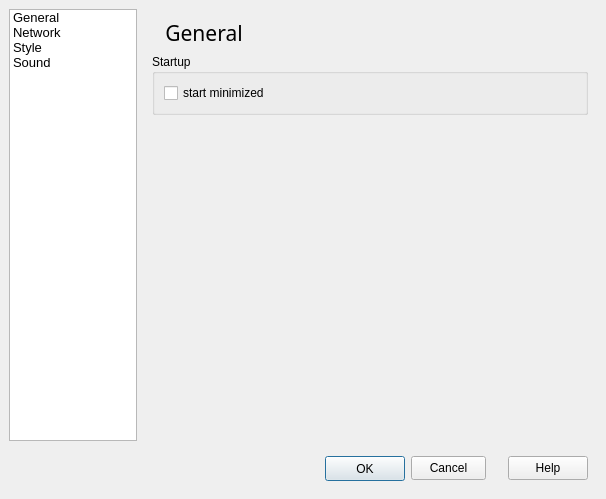
<ui version="4.0" >
 <class>settingsgui</class>
 <widget class="QDialog" name="settingsgui" >
  <property name="geometry" >
   <rect>
    <x>0</x>
    <y>0</y>
    <width>602</width>
    <height>499</height>
   </rect>
  </property>
  <property name="sizePolicy" >
   <sizepolicy vsizetype="Expanding" hsizetype="Expanding" >
    <horstretch>0</horstretch>
    <verstretch>0</verstretch>
   </sizepolicy>
  </property>
  <property name="minimumSize" >
   <size>
    <width>0</width>
    <height>0</height>
   </size>
  </property>
  <property name="maximumSize" >
   <size>
    <width>700</width>
    <height>700</height>
   </size>
  </property>
  <property name="windowTitle" >
   <string>Settings</string>
  </property>
  <property name="windowIcon" >
   <iconset>
    <normaloff>:/icons/settings.png</normaloff>:/icons/settings.png</iconset>
  </property>
  <property name="sizeGripEnabled" >
   <bool>false</bool>
  </property>
  <property name="modal" >
   <bool>true</bool>
  </property>
  <layout class="QGridLayout" name="gridLayout" >
   <property name="margin" >
    <number>0</number>
   </property>
   <item row="0" column="0" >
    <widget class="QFrame" name="middleFrame" >
     <property name="sizePolicy" >
      <sizepolicy vsizetype="Fixed" hsizetype="Fixed" >
       <horstretch>0</horstretch>
       <verstretch>0</verstretch>
      </sizepolicy>
     </property>
     <property name="minimumSize" >
      <size>
       <width>0</width>
       <height>0</height>
      </size>
     </property>
     <property name="maximumSize" >
      <size>
       <width>700</width>
       <height>700</height>
      </size>
     </property>
     <property name="frameShape" >
      <enum>QFrame::NoFrame</enum>
     </property>
     <property name="frameShadow" >
      <enum>QFrame::Plain</enum>
     </property>
     <layout class="QGridLayout" name="gridLayout_3" >
      <item row="0" column="0" >
       <widget class="QListWidget" name="itemListWidget" >
        <property name="sizePolicy" >
         <sizepolicy vsizetype="Fixed" hsizetype="Fixed" >
          <horstretch>0</horstretch>
          <verstretch>0</verstretch>
         </sizepolicy>
        </property>
        <property name="minimumSize" >
         <size>
          <width>0</width>
          <height>300</height>
         </size>
        </property>
        <property name="maximumSize" >
         <size>
          <width>128</width>
          <height>700</height>
         </size>
        </property>
        <property name="font" >
         <font>
          <family>MS Shell Dlg 2</family>
          <pointsize>10</pointsize>
          <weight>50</weight>
          <bold>false</bold>
         </font>
        </property>
        <property name="verticalScrollBarPolicy" >
         <enum>Qt::ScrollBarAlwaysOff</enum>
        </property>
        <property name="horizontalScrollBarPolicy" >
         <enum>Qt::ScrollBarAlwaysOff</enum>
        </property>
        <property name="showDropIndicator" stdset="0" >
         <bool>false</bool>
        </property>
        <property name="iconSize" >
         <size>
          <width>16</width>
          <height>16</height>
         </size>
        </property>
        <property name="flow" >
         <enum>QListView::TopToBottom</enum>
        </property>
        <property name="resizeMode" >
         <enum>QListView::Fixed</enum>
        </property>
        <property name="layoutMode" >
         <enum>QListView::SinglePass</enum>
        </property>
        <property name="spacing" >
         <number>0</number>
        </property>
        <item>
         <property name="text" >
          <string>General</string>
         </property>
         <property name="icon" >
          <iconset resource="images.qrc" >
           <normaloff>:/images/package_system_16.png</normaloff>:/images/package_system_16.png</iconset>
         </property>
        </item>
        <item>
         <property name="text" >
          <string>Network</string>
         </property>
         <property name="icon" >
          <iconset resource="images.qrc" >
           <normaloff>:/images/network_workgroup.png</normaloff>:/images/network_workgroup.png</iconset>
         </property>
        </item>
        <item>
         <property name="text" >
          <string>Style</string>
         </property>
         <property name="icon" >
          <iconset resource="images.qrc" >
           <normaloff>:/images/style_16.png</normaloff>:/images/style_16.png</iconset>
         </property>
        </item>
        <item>
         <property name="text" >
          <string>Sound</string>
         </property>
         <property name="icon" >
          <iconset resource="images.qrc" >
           <normaloff>:/images/speaker_16.png</normaloff>:/images/speaker_16.png</iconset>
         </property>
        </item>
       </widget>
      </item>
      <item row="0" column="1" >
       <widget class="QStackedWidget" name="stackedWidget" >
        <property name="currentIndex" >
         <number>0</number>
        </property>
        <widget class="QWidget" name="basic_page" >
         <layout class="QGridLayout" name="gridLayout_9" >
          <item row="0" column="0" >
           <layout class="QGridLayout" >
            <property name="margin" >
             <number>0</number>
            </property>
            <property name="spacing" >
             <number>6</number>
            </property>
            <item row="0" column="1" >
             <widget class="QLabel" name="basicLabel" >
              <property name="sizePolicy" >
               <sizepolicy vsizetype="Fixed" hsizetype="Fixed" >
                <horstretch>0</horstretch>
                <verstretch>0</verstretch>
               </sizepolicy>
              </property>
              <property name="minimumSize" >
               <size>
                <width>0</width>
                <height>30</height>
               </size>
              </property>
              <property name="font" >
               <font>
                <family>Sans Serif</family>
                <pointsize>16</pointsize>
                <weight>75</weight>
                <italic>true</italic>
                <bold>true</bold>
                <underline>true</underline>
                <strikeout>false</strikeout>
               </font>
              </property>
              <property name="text" >
               <string>&lt;html>&lt;head>&lt;meta name="qrichtext" content="1" />&lt;style type="text/css">
p, li { white-space: pre-wrap; }
&lt;/style>&lt;/head>&lt;body style=" font-family:'Sans Serif'; font-size:16pt; font-weight:600; font-style:italic; text-decoration: underline;">
&lt;p style=" -qt-block-indent:0; text-indent:0px;">&lt;span style=" font-weight:400; font-style:normal; text-decoration:none;">General&lt;/span>&lt;/p>&lt;/body>&lt;/html></string>
              </property>
              <property name="alignment" >
               <set>Qt::AlignCenter</set>
              </property>
             </widget>
            </item>
            <item row="0" column="0" >
             <widget class="QLabel" name="basiciconlabel" >
              <property name="text" >
               <string/>
              </property>
              <property name="pixmap" >
               <pixmap resource="images.qrc" >:/images/package_system_32.png</pixmap>
              </property>
              <property name="alignment" >
               <set>Qt::AlignCenter</set>
              </property>
             </widget>
            </item>
           </layout>
          </item>
          <item row="0" column="1" >
           <spacer name="horizontalSpacer_4" >
            <property name="orientation" >
             <enum>Qt::Horizontal</enum>
            </property>
            <property name="sizeHint" stdset="0" >
             <size>
              <width>309</width>
              <height>20</height>
             </size>
            </property>
           </spacer>
          </item>
          <item row="1" column="0" colspan="2" >
           <widget class="QGroupBox" name="groupBox" >
            <property name="title" >
             <string>Startup</string>
            </property>
            <layout class="QGridLayout" name="gridLayout_8" >
             <item row="0" column="0" >
              <widget class="QCheckBox" name="checkStartMinimized" >
               <property name="text" >
                <string>start minimized</string>
               </property>
              </widget>
             </item>
            </layout>
           </widget>
          </item>
          <item row="2" column="0" colspan="2" >
           <spacer name="verticalSpacer" >
            <property name="orientation" >
             <enum>Qt::Vertical</enum>
            </property>
            <property name="sizeHint" stdset="0" >
             <size>
              <width>378</width>
              <height>311</height>
             </size>
            </property>
           </spacer>
          </item>
         </layout>
        </widget>
        <widget class="QWidget" name="network_Page" >
         <widget class="QWidget" name="layoutWidget" >
          <property name="geometry" >
           <rect>
            <x>10</x>
            <y>0</y>
            <width>118</width>
            <height>34</height>
           </rect>
          </property>
          <layout class="QGridLayout" >
           <property name="margin" >
            <number>0</number>
           </property>
           <property name="spacing" >
            <number>6</number>
           </property>
           <item row="0" column="0" >
            <widget class="QLabel" name="networkiconlabel" >
             <property name="maximumSize" >
              <size>
               <width>32</width>
               <height>32</height>
              </size>
             </property>
             <property name="text" >
              <string/>
             </property>
             <property name="pixmap" >
              <pixmap resource="images.qrc" >:/images/network_workgroup32.png</pixmap>
             </property>
             <property name="alignment" >
              <set>Qt::AlignCenter</set>
             </property>
            </widget>
           </item>
           <item row="0" column="1" >
            <widget class="QLabel" name="networkLabel" >
             <property name="minimumSize" >
              <size>
               <width>0</width>
               <height>30</height>
              </size>
             </property>
             <property name="font" >
              <font>
               <family>Sans Serif</family>
               <pointsize>16</pointsize>
               <weight>75</weight>
               <italic>true</italic>
               <bold>true</bold>
               <underline>true</underline>
               <strikeout>false</strikeout>
              </font>
             </property>
             <property name="text" >
              <string>&lt;!DOCTYPE HTML PUBLIC "-//W3C//DTD HTML 4.0//EN" "http://www.w3.org/TR/REC-html40/strict.dtd">
&lt;html>&lt;head>&lt;meta name="qrichtext" content="1" />&lt;style type="text/css">
p, li { white-space: pre-wrap; }
&lt;/style>&lt;/head>&lt;body style=" font-family:'Sans Serif'; font-size:16pt; font-weight:600; font-style:italic;">
&lt;p style=" margin-top:12px; margin-bottom:12px; margin-left:0px; margin-right:0px; -qt-block-indent:0; text-indent:0px; text-decoration: underline;">&lt;span style=" font-weight:400; font-style:normal; text-decoration:none;">Network&lt;/span>&lt;/p>&lt;/body>&lt;/html></string>
             </property>
             <property name="alignment" >
              <set>Qt::AlignLeading|Qt::AlignLeft|Qt::AlignVCenter</set>
             </property>
            </widget>
           </item>
          </layout>
         </widget>
        </widget>
        <widget class="QWidget" name="style_page" >
         <layout class="QGridLayout" name="gridLayout_7" >
          <item row="0" column="0" >
           <layout class="QGridLayout" name="gridLayout_2" >
            <item row="0" column="0" >
             <widget class="QLabel" name="label_2" >
              <property name="text" >
               <string/>
              </property>
              <property name="pixmap" >
               <pixmap resource="images.qrc" >:/images/style_32.png</pixmap>
              </property>
              <property name="alignment" >
               <set>Qt::AlignCenter</set>
              </property>
             </widget>
            </item>
            <item row="0" column="1" >
             <widget class="QLabel" name="label" >
              <property name="text" >
               <string>&lt;html>&lt;head>&lt;meta name="qrichtext" content="1" />&lt;style type="text/css">&#xd;
p, li { white-space: pre-wrap; }&#xd;
&lt;/style>&lt;/head>&lt;body style=" font-family:'MS Shell Dlg 2'; font-size:8.25pt; font-weight:400; font-style:normal; text-decoration:none;">&#xd;
&lt;p style=" -qt-block-indent:0; text-indent:0px;">&lt;span style=" font-size:16pt;">Style&lt;/span>&lt;/p>&lt;/body>&lt;/html></string>
              </property>
             </widget>
            </item>
           </layout>
          </item>
          <item row="0" column="1" >
           <spacer name="horizontalSpacer" >
            <property name="orientation" >
             <enum>Qt::Horizontal</enum>
            </property>
            <property name="sizeHint" stdset="0" >
             <size>
              <width>338</width>
              <height>20</height>
             </size>
            </property>
           </spacer>
          </item>
          <item row="1" column="0" colspan="2" >
           <widget class="QGroupBox" name="groupBox_2" >
            <property name="title" >
             <string>Style</string>
            </property>
            <layout class="QGridLayout" name="gridLayout_5" >
             <item row="0" column="0" >
              <widget class="QLabel" name="label_7" >
               <property name="sizePolicy" >
                <sizepolicy vsizetype="Fixed" hsizetype="Fixed" >
                 <horstretch>0</horstretch>
                 <verstretch>0</verstretch>
                </sizepolicy>
               </property>
               <property name="text" >
                <string>Style:</string>
               </property>
              </widget>
             </item>
             <item row="0" column="1" >
              <widget class="QComboBox" name="styleCombo" >
               <property name="enabled" >
                <bool>true</bool>
               </property>
               <property name="sizePolicy" >
                <sizepolicy vsizetype="Fixed" hsizetype="Fixed" >
                 <horstretch>0</horstretch>
                 <verstretch>0</verstretch>
                </sizepolicy>
               </property>
              </widget>
             </item>
             <item row="0" column="2" >
              <spacer name="horizontalSpacer_2" >
               <property name="orientation" >
                <enum>Qt::Horizontal</enum>
               </property>
               <property name="sizeHint" stdset="0" >
                <size>
                 <width>300</width>
                 <height>20</height>
                </size>
               </property>
              </spacer>
             </item>
            </layout>
           </widget>
          </item>
          <item row="2" column="0" colspan="2" >
           <widget class="QGroupBox" name="groupBox_3" >
            <property name="title" >
             <string>StyleSheet</string>
            </property>
            <layout class="QGridLayout" name="gridLayout_6" >
             <item row="0" column="0" >
              <widget class="QLabel" name="label_8" >
               <property name="sizePolicy" >
                <sizepolicy vsizetype="Fixed" hsizetype="Fixed" >
                 <horstretch>0</horstretch>
                 <verstretch>0</verstretch>
                </sizepolicy>
               </property>
               <property name="text" >
                <string>Style Sheet:</string>
               </property>
              </widget>
             </item>
             <item row="0" column="1" >
              <widget class="QComboBox" name="styleSheetCombo" >
               <property name="enabled" >
                <bool>true</bool>
               </property>
               <property name="maximumSize" >
                <size>
                 <width>16777215</width>
                 <height>87</height>
                </size>
               </property>
               <property name="font" >
                <font>
                 <weight>75</weight>
                 <bold>true</bold>
                </font>
               </property>
               <property name="iconSize" >
                <size>
                 <width>200</width>
                 <height>87</height>
                </size>
               </property>
               <item>
                <property name="text" >
                 <string>Default</string>
                </property>
               </item>
              </widget>
             </item>
             <item row="0" column="2" >
              <spacer name="horizontalSpacer_3" >
               <property name="orientation" >
                <enum>Qt::Horizontal</enum>
               </property>
               <property name="sizeHint" stdset="0" >
                <size>
                 <width>270</width>
                 <height>20</height>
                </size>
               </property>
              </spacer>
             </item>
            </layout>
           </widget>
          </item>
          <item row="3" column="0" colspan="2" >
           <spacer name="verticalSpacer_2" >
            <property name="orientation" >
             <enum>Qt::Vertical</enum>
            </property>
            <property name="sizeHint" stdset="0" >
             <size>
              <width>358</width>
              <height>243</height>
             </size>
            </property>
           </spacer>
          </item>
         </layout>
        </widget>
        <widget class="QWidget" name="Seite" >
         <widget class="QWidget" name="layoutWidget_2" >
          <property name="geometry" >
           <rect>
            <x>10</x>
            <y>0</y>
            <width>104</width>
            <height>34</height>
           </rect>
          </property>
          <layout class="QGridLayout" name="gridLayout_4" >
           <item row="0" column="0" >
            <widget class="QLabel" name="label_24" >
             <property name="maximumSize" >
              <size>
               <width>32</width>
               <height>32</height>
              </size>
             </property>
             <property name="text" >
              <string/>
             </property>
             <property name="pixmap" >
              <pixmap resource="images.qrc" >:/images/speaker_32.png</pixmap>
             </property>
            </widget>
           </item>
           <item row="0" column="1" >
            <widget class="QLabel" name="label_25" >
             <property name="text" >
              <string>&lt;html>&lt;head>&lt;meta name="qrichtext" content="1" />&lt;style type="text/css">
p, li { white-space: pre-wrap; }
&lt;/style>&lt;/head>&lt;body style=" font-family:'MS Shell Dlg 2'; font-size:8.25pt; font-weight:400; font-style:normal; text-decoration:none;">
&lt;p style=" -qt-block-indent:0; text-indent:0px; font-size:8pt;">&lt;span style=" font-size:12pt; font-weight:600;">Sound&lt;/span>&lt;/p>&lt;/body>&lt;/html></string>
             </property>
            </widget>
           </item>
          </layout>
         </widget>
         <widget class="QGroupBox" name="groupBox_11" >
          <property name="geometry" >
           <rect>
            <x>0</x>
            <y>40</y>
            <width>441</width>
            <height>381</height>
           </rect>
          </property>
          <property name="title" >
           <string>Sound Events</string>
          </property>
          <widget class="QGroupBox" name="groupBox_12" >
           <property name="geometry" >
            <rect>
             <x>10</x>
             <y>20</y>
             <width>421</width>
             <height>81</height>
            </rect>
           </property>
           <property name="title" >
            <string>User</string>
           </property>
           <widget class="QCheckBox" name="checkBoxSound" >
            <property name="enabled" >
             <bool>false</bool>
            </property>
            <property name="geometry" >
             <rect>
              <x>10</x>
              <y>20</y>
              <width>80</width>
              <height>23</height>
             </rect>
            </property>
            <property name="text" >
             <string>go Online</string>
            </property>
           </widget>
           <widget class="QCheckBox" name="checkBoxSound_2" >
            <property name="enabled" >
             <bool>false</bool>
            </property>
            <property name="geometry" >
             <rect>
              <x>10</x>
              <y>50</y>
              <width>80</width>
              <height>23</height>
             </rect>
            </property>
            <property name="text" >
             <string>go Offline</string>
            </property>
           </widget>
           <widget class="QLineEdit" name="txt_SoundFile" >
            <property name="enabled" >
             <bool>false</bool>
            </property>
            <property name="geometry" >
             <rect>
              <x>90</x>
              <y>20</y>
              <width>281</width>
              <height>24</height>
             </rect>
            </property>
           </widget>
           <widget class="QLineEdit" name="txt_SoundFile2" >
            <property name="enabled" >
             <bool>false</bool>
            </property>
            <property name="geometry" >
             <rect>
              <x>90</x>
              <y>50</y>
              <width>281</width>
              <height>24</height>
             </rect>
            </property>
           </widget>
           <widget class="QPushButton" name="cmd_openFile" >
            <property name="geometry" >
             <rect>
              <x>380</x>
              <y>20</y>
              <width>31</width>
              <height>21</height>
             </rect>
            </property>
            <property name="text" >
             <string>...</string>
            </property>
           </widget>
           <widget class="QPushButton" name="cmd_openFile_2" >
            <property name="geometry" >
             <rect>
              <x>380</x>
              <y>50</y>
              <width>31</width>
              <height>21</height>
             </rect>
            </property>
            <property name="text" >
             <string>...</string>
            </property>
           </widget>
          </widget>
          <widget class="QGroupBox" name="groupBox_13" >
           <property name="geometry" >
            <rect>
             <x>10</x>
             <y>100</y>
             <width>421</width>
             <height>61</height>
            </rect>
           </property>
           <property name="title" >
            <string>FileSend</string>
           </property>
           <widget class="QLineEdit" name="txt_SoundFile3" >
            <property name="enabled" >
             <bool>false</bool>
            </property>
            <property name="geometry" >
             <rect>
              <x>90</x>
              <y>20</y>
              <width>281</width>
              <height>24</height>
             </rect>
            </property>
           </widget>
           <widget class="QPushButton" name="cmd_openFile_3" >
            <property name="geometry" >
             <rect>
              <x>380</x>
              <y>20</y>
              <width>31</width>
              <height>21</height>
             </rect>
            </property>
            <property name="text" >
             <string>...</string>
            </property>
           </widget>
           <widget class="QCheckBox" name="checkBoxSound_3" >
            <property name="enabled" >
             <bool>false</bool>
            </property>
            <property name="geometry" >
             <rect>
              <x>10</x>
              <y>20</y>
              <width>80</width>
              <height>23</height>
             </rect>
            </property>
            <property name="text" >
             <string>Finished</string>
            </property>
           </widget>
          </widget>
          <widget class="QGroupBox" name="groupBox_14" >
           <property name="geometry" >
            <rect>
             <x>10</x>
             <y>160</y>
             <width>421</width>
             <height>91</height>
            </rect>
           </property>
           <property name="title" >
            <string>FileRecive</string>
           </property>
           <widget class="QCheckBox" name="checkBoxSound_4" >
            <property name="enabled" >
             <bool>false</bool>
            </property>
            <property name="geometry" >
             <rect>
              <x>10</x>
              <y>20</y>
              <width>80</width>
              <height>23</height>
             </rect>
            </property>
            <property name="text" >
             <string>Incoming</string>
            </property>
           </widget>
           <widget class="QLineEdit" name="txt_SoundFile4" >
            <property name="enabled" >
             <bool>false</bool>
            </property>
            <property name="geometry" >
             <rect>
              <x>90</x>
              <y>20</y>
              <width>281</width>
              <height>24</height>
             </rect>
            </property>
           </widget>
           <widget class="QPushButton" name="cmd_openFile_4" >
            <property name="geometry" >
             <rect>
              <x>380</x>
              <y>20</y>
              <width>31</width>
              <height>21</height>
             </rect>
            </property>
            <property name="text" >
             <string>...</string>
            </property>
           </widget>
           <widget class="QPushButton" name="cmd_openFile_5" >
            <property name="geometry" >
             <rect>
              <x>380</x>
              <y>50</y>
              <width>31</width>
              <height>21</height>
             </rect>
            </property>
            <property name="text" >
             <string>...</string>
            </property>
           </widget>
           <widget class="QCheckBox" name="checkBoxSound_5" >
            <property name="enabled" >
             <bool>false</bool>
            </property>
            <property name="geometry" >
             <rect>
              <x>10</x>
              <y>50</y>
              <width>80</width>
              <height>23</height>
             </rect>
            </property>
            <property name="text" >
             <string>Finished</string>
            </property>
           </widget>
           <widget class="QLineEdit" name="txt_SoundFile5" >
            <property name="enabled" >
             <bool>false</bool>
            </property>
            <property name="geometry" >
             <rect>
              <x>90</x>
              <y>50</y>
              <width>281</width>
              <height>24</height>
             </rect>
            </property>
           </widget>
          </widget>
          <widget class="QGroupBox" name="groupBox_15" >
           <property name="geometry" >
            <rect>
             <x>10</x>
             <y>260</y>
             <width>421</width>
             <height>111</height>
            </rect>
           </property>
           <property name="title" >
            <string>Chatmessage</string>
           </property>
           <widget class="QPushButton" name="cmd_openFile_6" >
            <property name="geometry" >
             <rect>
              <x>380</x>
              <y>20</y>
              <width>31</width>
              <height>21</height>
             </rect>
            </property>
            <property name="text" >
             <string>...</string>
            </property>
           </widget>
           <widget class="QCheckBox" name="checkBoxSound_6" >
            <property name="enabled" >
             <bool>false</bool>
            </property>
            <property name="geometry" >
             <rect>
              <x>10</x>
              <y>20</y>
              <width>80</width>
              <height>23</height>
             </rect>
            </property>
            <property name="text" >
             <string>New</string>
            </property>
           </widget>
           <widget class="QLineEdit" name="txt_SoundFile6" >
            <property name="enabled" >
             <bool>false</bool>
            </property>
            <property name="geometry" >
             <rect>
              <x>90</x>
              <y>20</y>
              <width>281</width>
              <height>24</height>
             </rect>
            </property>
           </widget>
          </widget>
         </widget>
        </widget>
       </widget>
      </item>
      <item row="1" column="0" colspan="2" >
       <layout class="QGridLayout" >
        <property name="margin" >
         <number>0</number>
        </property>
        <property name="spacing" >
         <number>6</number>
        </property>
        <item row="0" column="1" >
         <widget class="QFrame" name="buttonFrame" >
          <property name="sizePolicy" >
           <sizepolicy vsizetype="Fixed" hsizetype="Fixed" >
            <horstretch>0</horstretch>
            <verstretch>0</verstretch>
           </sizepolicy>
          </property>
          <property name="frameShape" >
           <enum>QFrame::NoFrame</enum>
          </property>
          <property name="frameShadow" >
           <enum>QFrame::Raised</enum>
          </property>
          <layout class="QGridLayout" >
           <property name="margin" >
            <number>9</number>
           </property>
           <property name="spacing" >
            <number>6</number>
           </property>
           <item row="0" column="0" >
            <widget class="QPushButton" name="ok_Button" >
             <property name="minimumSize" >
              <size>
               <width>75</width>
               <height>24</height>
              </size>
             </property>
             <property name="maximumSize" >
              <size>
               <width>16777215</width>
               <height>75</height>
              </size>
             </property>
             <property name="text" >
              <string>OK</string>
             </property>
             <property name="autoRepeat" >
              <bool>false</bool>
             </property>
             <property name="default" >
              <bool>true</bool>
             </property>
            </widget>
           </item>
           <item row="0" column="2" >
            <spacer>
             <property name="orientation" >
              <enum>Qt::Horizontal</enum>
             </property>
             <property name="sizeType" >
              <enum>QSizePolicy::Expanding</enum>
             </property>
             <property name="sizeHint" stdset="0" >
              <size>
               <width>16</width>
               <height>25</height>
              </size>
             </property>
            </spacer>
           </item>
           <item row="0" column="3" >
            <widget class="QPushButton" name="help_Button" >
             <property name="minimumSize" >
              <size>
               <width>0</width>
               <height>24</height>
              </size>
             </property>
             <property name="text" >
              <string>Help</string>
             </property>
            </widget>
           </item>
           <item row="0" column="1" >
            <widget class="QPushButton" name="cancel_Button" >
             <property name="minimumSize" >
              <size>
               <width>75</width>
               <height>24</height>
              </size>
             </property>
             <property name="maximumSize" >
              <size>
               <width>75</width>
               <height>16777215</height>
              </size>
             </property>
             <property name="text" >
              <string>Cancel</string>
             </property>
            </widget>
           </item>
          </layout>
         </widget>
        </item>
        <item row="0" column="0" >
         <spacer>
          <property name="orientation" >
           <enum>Qt::Horizontal</enum>
          </property>
          <property name="sizeHint" stdset="0" >
           <size>
            <width>181</width>
            <height>20</height>
           </size>
          </property>
         </spacer>
        </item>
       </layout>
      </item>
     </layout>
    </widget>
   </item>
  </layout>
 </widget>
 <tabstops>
  <tabstop>ok_Button</tabstop>
  <tabstop>cancel_Button</tabstop>
  <tabstop>help_Button</tabstop>
 </tabstops>
 <resources>
  <include location="images.qrc" />
 </resources>
 <connections>
  <connection>
   <sender>itemListWidget</sender>
   <signal>currentRowChanged(int)</signal>
   <receiver>stackedWidget</receiver>
   <slot>setCurrentIndex(int)</slot>
   <hints>
    <hint type="sourcelabel" >
     <x>62</x>
     <y>80</y>
    </hint>
    <hint type="destinationlabel" >
     <x>195</x>
     <y>80</y>
    </hint>
   </hints>
  </connection>
 </connections>
</ui>
